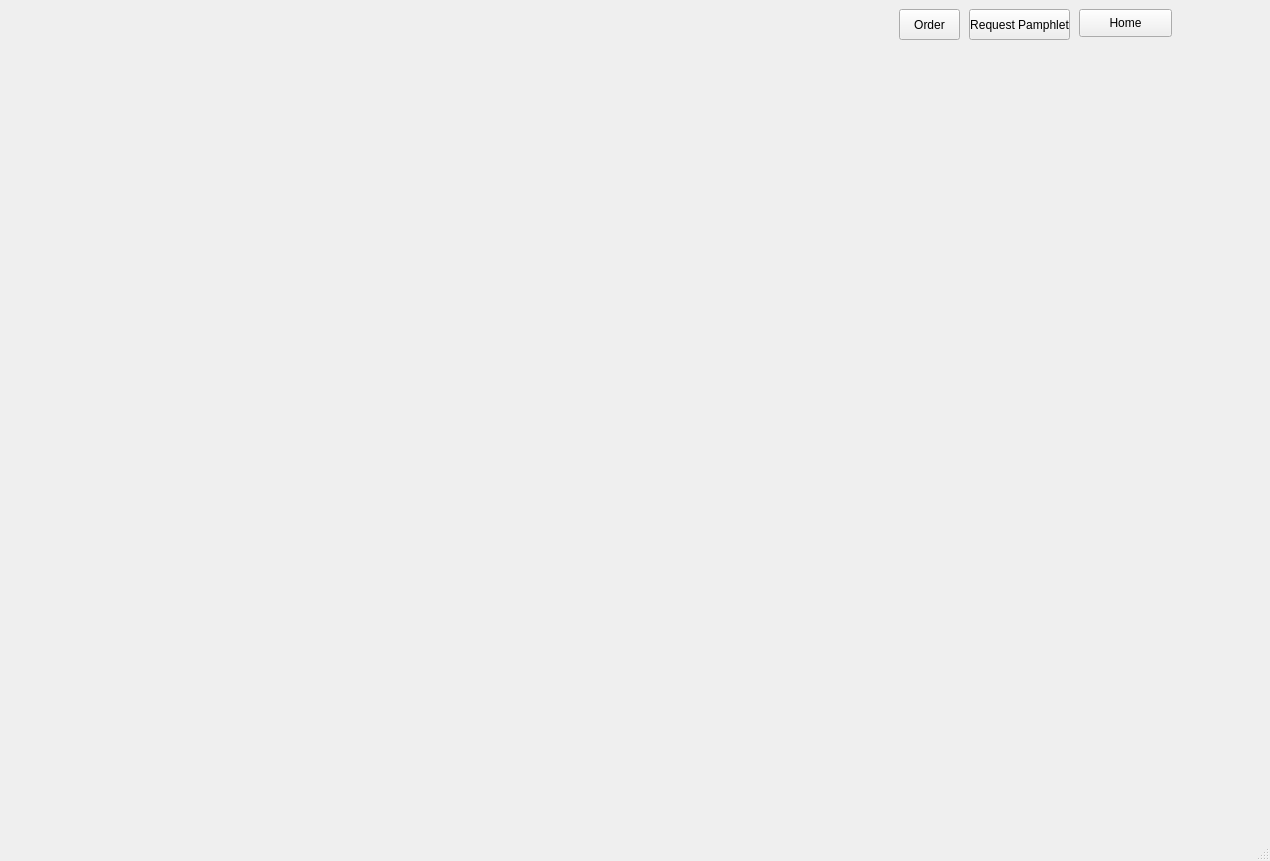
<?xml version="1.0" encoding="UTF-8"?>
<ui version="4.0">
 <class>FrontPage</class>
 <widget class="QMainWindow" name="FrontPage">
  <property name="geometry">
   <rect>
    <x>0</x>
    <y>0</y>
    <width>1270</width>
    <height>861</height>
   </rect>
  </property>
  <property name="windowTitle">
   <string>MainWindow</string>
  </property>
  <property name="styleSheet">
   <string notr="true"/>
  </property>
  <widget class="QWidget" name="centralwidget">
   <layout class="QHBoxLayout" name="horizontalLayout">
    <item>
     <widget class="QStackedWidget" name="stackedWidget">
      <property name="styleSheet">
       <string notr="true">img url(:/img/images/pamphlet1.jpg)</string>
      </property>
      <property name="currentIndex">
       <number>2</number>
      </property>
      <widget class="QWidget" name="home_1">
       <widget class="QWidget" name="gridLayoutWidget">
        <property name="geometry">
         <rect>
          <x>0</x>
          <y>60</y>
          <width>1241</width>
          <height>721</height>
         </rect>
        </property>
        <layout class="QGridLayout" name="gridLayout">
         <item row="0" column="0">
          <widget class="QPushButton" name="pushButton">
           <property name="sizePolicy">
            <sizepolicy hsizetype="Fixed" vsizetype="Fixed">
             <horstretch>0</horstretch>
             <verstretch>0</verstretch>
            </sizepolicy>
           </property>
           <property name="minimumSize">
            <size>
             <width>562</width>
             <height>132</height>
            </size>
           </property>
           <property name="styleSheet">
            <string notr="true">image: url(:/img/images/pushbutton1.jpg);</string>
           </property>
           <property name="text">
            <string/>
           </property>
          </widget>
         </item>
         <item row="2" column="0">
          <widget class="QPushButton" name="pushButton_3">
           <property name="sizePolicy">
            <sizepolicy hsizetype="Fixed" vsizetype="Fixed">
             <horstretch>0</horstretch>
             <verstretch>0</verstretch>
            </sizepolicy>
           </property>
           <property name="minimumSize">
            <size>
             <width>562</width>
             <height>132</height>
            </size>
           </property>
           <property name="styleSheet">
            <string notr="true">image: url(:/img/images/pushbutton3.jpg);</string>
           </property>
           <property name="text">
            <string/>
           </property>
          </widget>
         </item>
         <item row="1" column="0">
          <widget class="QPushButton" name="pushButton_2">
           <property name="sizePolicy">
            <sizepolicy hsizetype="Fixed" vsizetype="Fixed">
             <horstretch>0</horstretch>
             <verstretch>0</verstretch>
            </sizepolicy>
           </property>
           <property name="minimumSize">
            <size>
             <width>562</width>
             <height>132</height>
            </size>
           </property>
           <property name="styleSheet">
            <string notr="true">image: url(:/img/images/pushbutton2.jpg);</string>
           </property>
           <property name="text">
            <string/>
           </property>
          </widget>
         </item>
         <item row="3" column="0">
          <widget class="QPushButton" name="pushButton_4">
           <property name="sizePolicy">
            <sizepolicy hsizetype="Fixed" vsizetype="Fixed">
             <horstretch>0</horstretch>
             <verstretch>0</verstretch>
            </sizepolicy>
           </property>
           <property name="minimumSize">
            <size>
             <width>562</width>
             <height>132</height>
            </size>
           </property>
           <property name="styleSheet">
            <string notr="true">image: url(:/img/images/pushbutton4.jpg);</string>
           </property>
           <property name="text">
            <string/>
           </property>
          </widget>
         </item>
         <item row="0" column="1" rowspan="3">
          <widget class="QLabel" name="logo">
           <property name="minimumSize">
            <size>
             <width>562</width>
             <height>562</height>
            </size>
           </property>
           <property name="text">
            <string/>
           </property>
          </widget>
         </item>
         <item row="3" column="1">
          <widget class="QPushButton" name="helpButton">
           <property name="sizePolicy">
            <sizepolicy hsizetype="Fixed" vsizetype="Fixed">
             <horstretch>0</horstretch>
             <verstretch>0</verstretch>
            </sizepolicy>
           </property>
           <property name="minimumSize">
            <size>
             <width>562</width>
             <height>132</height>
            </size>
           </property>
           <property name="styleSheet">
            <string notr="true">image: url(:/img/images/pushbutton5.jpg);</string>
           </property>
           <property name="text">
            <string/>
           </property>
          </widget>
         </item>
        </layout>
       </widget>
      </widget>
      <widget class="QWidget" name="home_2">
       <property name="sizePolicy">
        <sizepolicy hsizetype="Fixed" vsizetype="Fixed">
         <horstretch>0</horstretch>
         <verstretch>0</verstretch>
        </sizepolicy>
       </property>
       <widget class="QPushButton" name="homeButton_1">
        <property name="geometry">
         <rect>
          <x>1120</x>
          <y>10</y>
          <width>93</width>
          <height>28</height>
         </rect>
        </property>
        <property name="text">
         <string>Home</string>
        </property>
       </widget>
       <widget class="QTabWidget" name="tabWidget">
        <property name="geometry">
         <rect>
          <x>0</x>
          <y>40</y>
          <width>1250</width>
          <height>760</height>
         </rect>
        </property>
        <property name="currentIndex">
         <number>0</number>
        </property>
        <widget class="QWidget" name="tab">
         <attribute name="title">
          <string>Info</string>
         </attribute>
         <widget class="QLabel" name="pamphlet_pic">
          <property name="geometry">
           <rect>
            <x>0</x>
            <y>0</y>
            <width>1250</width>
            <height>760</height>
           </rect>
          </property>
          <property name="styleSheet">
           <string notr="true">background-color: rgb(240, 240, 240);</string>
          </property>
          <property name="text">
           <string/>
          </property>
         </widget>
        </widget>
        <widget class="QWidget" name="tab_2">
         <attribute name="title">
          <string>Pricing</string>
         </attribute>
         <widget class="QLabel" name="pricing_label">
          <property name="geometry">
           <rect>
            <x>0</x>
            <y>0</y>
            <width>1250</width>
            <height>760</height>
           </rect>
          </property>
          <property name="text">
           <string/>
          </property>
         </widget>
        </widget>
       </widget>
      </widget>
      <widget class="QWidget" name="home_3">
       <widget class="QPushButton" name="homeButton_2">
        <property name="geometry">
         <rect>
          <x>1070</x>
          <y>0</y>
          <width>93</width>
          <height>28</height>
         </rect>
        </property>
        <property name="text">
         <string>Home</string>
        </property>
       </widget>
       <widget class="QLabel" name="contact_label">
        <property name="geometry">
         <rect>
          <x>0</x>
          <y>40</y>
          <width>1250</width>
          <height>760</height>
         </rect>
        </property>
        <property name="text">
         <string/>
        </property>
       </widget>
       <widget class="QPushButton" name="orderButton">
        <property name="geometry">
         <rect>
          <x>890</x>
          <y>0</y>
          <width>61</width>
          <height>31</height>
         </rect>
        </property>
        <property name="text">
         <string>Order</string>
        </property>
       </widget>
       <widget class="QPushButton" name="pamphletButton">
        <property name="geometry">
         <rect>
          <x>960</x>
          <y>0</y>
          <width>101</width>
          <height>31</height>
         </rect>
        </property>
        <property name="text">
         <string>Request Pamphlet</string>
        </property>
       </widget>
      </widget>
      <widget class="QWidget" name="home_4">
       <widget class="QPushButton" name="homeButton_3">
        <property name="geometry">
         <rect>
          <x>992</x>
          <y>10</y>
          <width>111</width>
          <height>28</height>
         </rect>
        </property>
        <property name="text">
         <string>Home</string>
        </property>
       </widget>
       <widget class="QPushButton" name="reviewButton">
        <property name="geometry">
         <rect>
          <x>992</x>
          <y>40</y>
          <width>111</width>
          <height>28</height>
         </rect>
        </property>
        <property name="text">
         <string>Submit A Review</string>
        </property>
       </widget>
       <widget class="QTableView" name="tableView">
        <property name="geometry">
         <rect>
          <x>30</x>
          <y>30</y>
          <width>901</width>
          <height>731</height>
         </rect>
        </property>
        <property name="verticalScrollBarPolicy">
         <enum>Qt::ScrollBarAsNeeded</enum>
        </property>
        <property name="horizontalScrollBarPolicy">
         <enum>Qt::ScrollBarAlwaysOff</enum>
        </property>
        <property name="sizeAdjustPolicy">
         <enum>QAbstractScrollArea::AdjustIgnored</enum>
        </property>
        <property name="verticalScrollMode">
         <enum>QAbstractItemView::ScrollPerItem</enum>
        </property>
       </widget>
      </widget>
     </widget>
    </item>
   </layout>
  </widget>
  <widget class="QMenuBar" name="menubar">
   <property name="geometry">
    <rect>
     <x>0</x>
     <y>0</y>
     <width>1270</width>
     <height>21</height>
    </rect>
   </property>
  </widget>
  <widget class="QStatusBar" name="statusbar"/>
 </widget>
 <resources/>
 <connections>
  <connection>
   <sender>reviewButton</sender>
   <signal>clicked()</signal>
   <receiver>FrontPage</receiver>
   <slot>submitReview()</slot>
   <hints>
    <hint type="sourcelabel">
     <x>1030</x>
     <y>83</y>
    </hint>
    <hint type="destinationlabel">
     <x>1129</x>
     <y>271</y>
    </hint>
   </hints>
  </connection>
  <connection>
   <sender>helpButton</sender>
   <signal>clicked()</signal>
   <receiver>FrontPage</receiver>
   <slot>stopItGetSomeHelp()</slot>
   <hints>
    <hint type="sourcelabel">
     <x>680</x>
     <y>789</y>
    </hint>
    <hint type="destinationlabel">
     <x>660</x>
     <y>835</y>
    </hint>
   </hints>
  </connection>
  <connection>
   <sender>orderButton</sender>
   <signal>clicked()</signal>
   <receiver>FrontPage</receiver>
   <slot>orderWin()</slot>
   <hints>
    <hint type="sourcelabel">
     <x>942</x>
     <y>41</y>
    </hint>
    <hint type="destinationlabel">
     <x>883</x>
     <y>21</y>
    </hint>
   </hints>
  </connection>
  <connection>
   <sender>pamphletButton</sender>
   <signal>clicked()</signal>
   <receiver>FrontPage</receiver>
   <slot>sendPamphlet()</slot>
   <hints>
    <hint type="sourcelabel">
     <x>994</x>
     <y>44</y>
    </hint>
    <hint type="destinationlabel">
     <x>1029</x>
     <y>25</y>
    </hint>
   </hints>
  </connection>
 </connections>
 <slots>
  <slot>submitReview()</slot>
  <slot>stopItGetSomeHelp()</slot>
  <slot>sendPamphlet()</slot>
  <slot>orderWin()</slot>
 </slots>
</ui>
